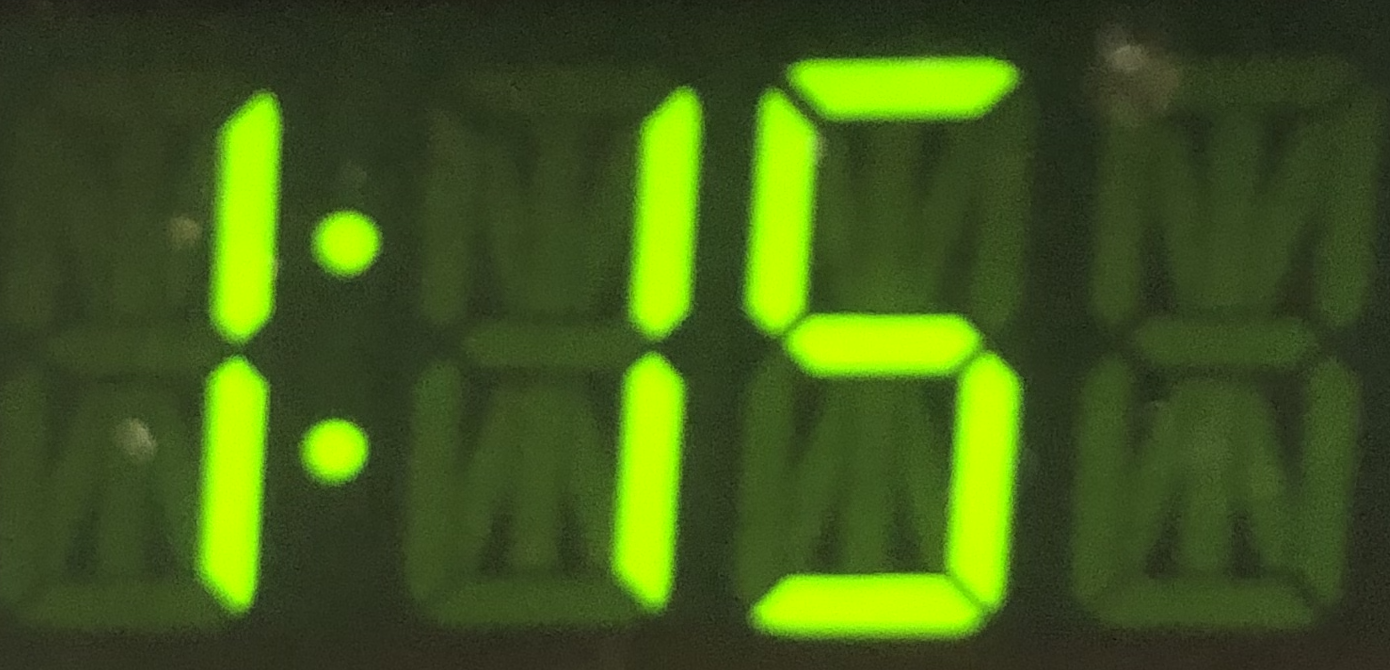
#> input picture 1151.png, 1390 x 670 px
$ jupyter execute --allow-errors 'OCR test.ipynb'
#> lines starting #> are read from the running program, lines starting #| are printed output that depends on the picture; after the words box and inside, x2 and y2 are one past the last pixel; in counts of white or black regions, pixels touching at a corner belong together
[cell 1]
import sys

[cell 2]
import cv2,os
import matplotlib.pyplot as plt
import numpy as np

connect digits in image to get appropriate bounding box

*** Another way to bound digits together is run the contours on the noise reduced images then split the image into chunks around bands of all black of a certain width...  This might have the advantage of not making the colon stick to digits in blurrier images and allowing the colon and decimal point to be read. ***

[cell 3]
img = cv2.cvtColor(cv2.imread('1151.png'), cv2.COLOR_BGR2GRAY)
#> img: shape (670, 1390); min 13, max 214, mean 75
desired_height = 500 #500 pixels
scale_percent = desired_height / img.shape[0] * 100 # percent of original size
#> scale_percent = 74.63
# print(scale_percent)
# scale_percent = 60
width = int(img.shape[1] * scale_percent / 100)
#> width = 1037
height = int(img.shape[0] * scale_percent / 100)
#> height = 500
dim = (width, height)
#> dim = (1037, 500)

# resize image -- scale all images to 500 px height
# this is to ensure the same morphological operations happen to all the images
img = cv2.resize(img, dim, interpolation = cv2.INTER_AREA)
#> img: shape (500, 1037)

print('Resized Dimensions : ',img.shape)
#| Resized Dimensions :  (500, 1037)

#threshold the image
# this makes sure that the noise below 127 color is converted to black and the rest is white
ret, thresh = cv2.threshold(img, 127, 255, 0)
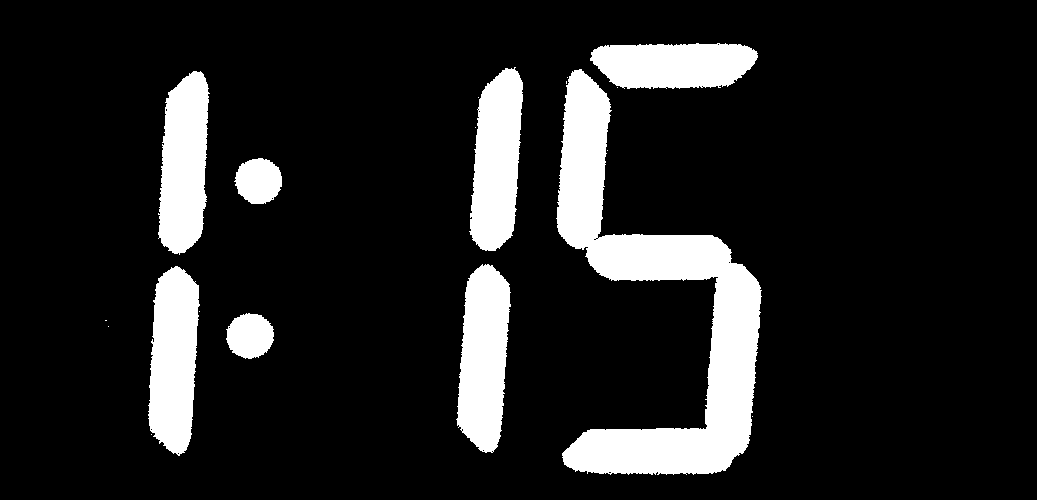
#> thresh: shape (500, 1037); 13.1% white; 19 white regions (11 under 20 px), largest, box (x1, y1, x2, y2) and area: (556, 69, 762, 475) 28118, (456, 264, 511, 453) 7679, (148, 266, 200, 456) 7550

# show thresholded image
print("Thresholded Image:")
plt.imshow(thresh, cmap='Greys_r')
plt.show()

# perform median blur to eliminate remaining small noise in image
median = cv2.medianBlur(thresh, 9)
#> median: shape (500, 1037); 13% white; 8 white regions, largest, box (x1, y1, x2, y2) and area: (557, 70, 761, 474) 28099, (457, 265, 510, 452) 7648, (149, 267, 199, 454) 7505

#show median blurred image
print("Median Blurred Image:")
plt.imshow(median, cmap='Greys_r')
plt.show()

# dilate image to connect 7 segment digits that are otherwise separate
# this allows the contours of the digits to identify digits as one connected digit instead of just segments
dilated = cv2.dilate(median, np.ones((21,21), np.uint8), iterations=1)
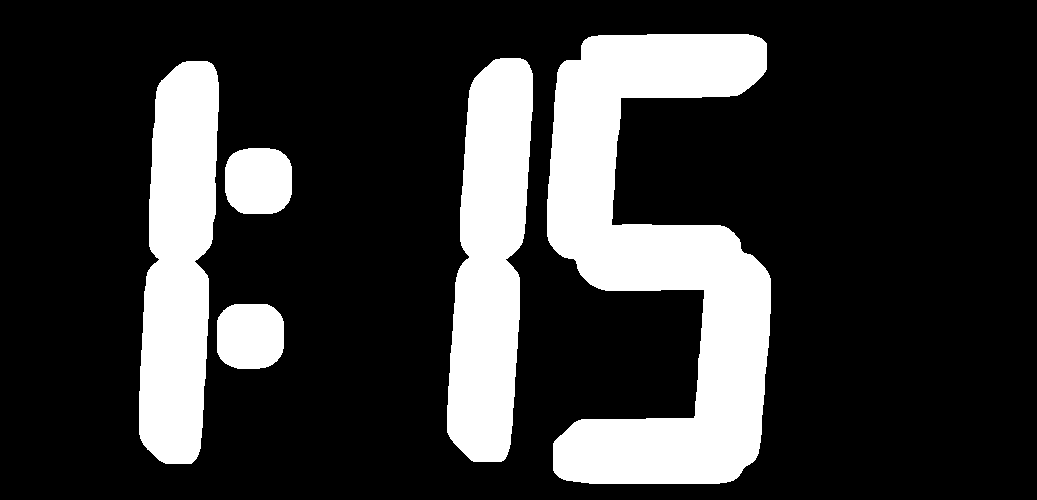
#> dilated: shape (500, 1037); 21.6% white; 5 white regions

#show dilated image
print("Dilated Image:")
plt.imshow(dilated, cmap='Greys_r')
plt.show()

[cell 4]
# find contours of dilated image
conts, hierarchy = cv2.findContours(dilated, cv2.RETR_TREE, cv2.CHAIN_APPROX_SIMPLE)
#> conts = 5 contours; box (x1, y1, x2, y2) and area: (547, 34, 771, 484) 53328, (447, 58, 533, 462) 24691, (139, 61, 219, 464) 24342, (225, 148, 292, 214) 3818, (217, 304, 284, 369) 3787

# draw the contours on the original median blurred image
median_copy = median.copy()
cv2.drawContours(median_copy, conts, -1, (255,255,0), 3)
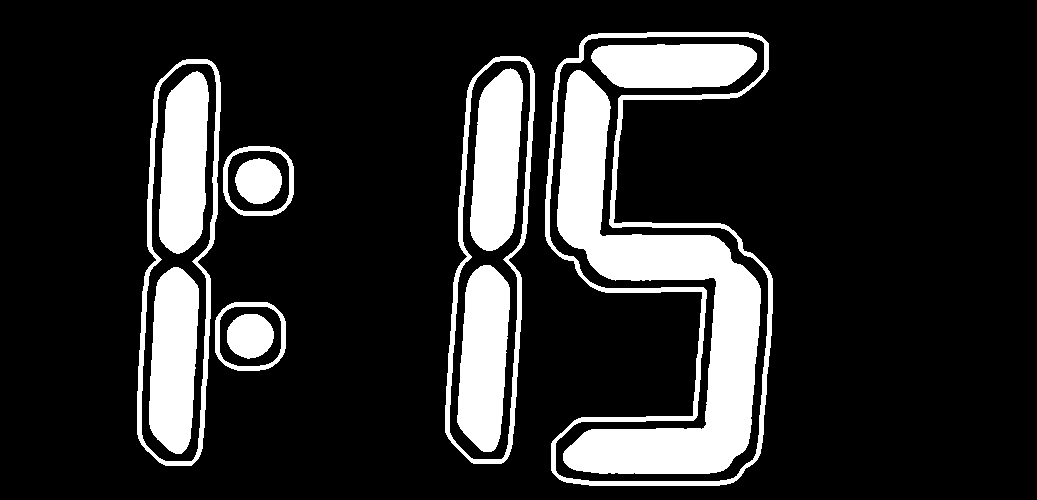
#> median_copy: shape (500, 1037); 16.7% white; 13 white regions, largest, box (x1, y1, x2, y2) and area: (557, 70, 761, 474) 28099, (545, 32, 773, 486) 8604, (457, 265, 510, 452) 7648


#show contours on image:
print("Contoured Median Blur Image:")
plt.imshow(median_copy, cmap='Greys_r')
plt.show()

[cell 5]
digits = {}
for c in conts:
	# compute the bounding box of the contour
	(x, y, w, h) = cv2.boundingRect(c)
	#show dims of bounding box for debugging purposes
	print((x, y, w, h))
# 	# if the contour is sufficiently large, it must be a digit
	if h >= 300 and h <= 500:
		# drop digit to bouding box:
		crop_img = thresh[y:y+h, x:x+w]
		# add digit to dictionary that sorts the digits by x-axis coordinate to preserve digit order:
		digits[x] = crop_img
		# show image
		plt.imshow(crop_img, cmap='Greys_r')
		plt.show()
		# draw bounding rectangle on median copy to for debugging purposes
		cv2.rectangle(median_copy, (x, y), (x+w, y+h), (255, 255, 0), 2)
#> this loop made 5 passes
#> (x, y, w, h) on passes 1 to 5: (217, 304, 67, 65), (225, 148, 67, 66), (139, 61, 80, 403), (447, 58, 86, 404), (547, 34, 224, 450)
#| (217, 304, 67, 65)
#| (225, 148, 67, 66)
#| (139, 61, 80, 403)
#| (447, 58, 86, 404)
#| (547, 34, 224, 450)
#> pass 3, `crop_img = thresh[y:y+h, x:x+w]`:
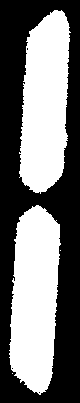
#> crop_img: shape (403, 80); 46% white; 4 white regions (2 under 20 px), largest, box (x1, y1, x2, y2) and area: (9, 205, 61, 395) 7550, (19, 10, 71, 194) 7283
#> after the loop:
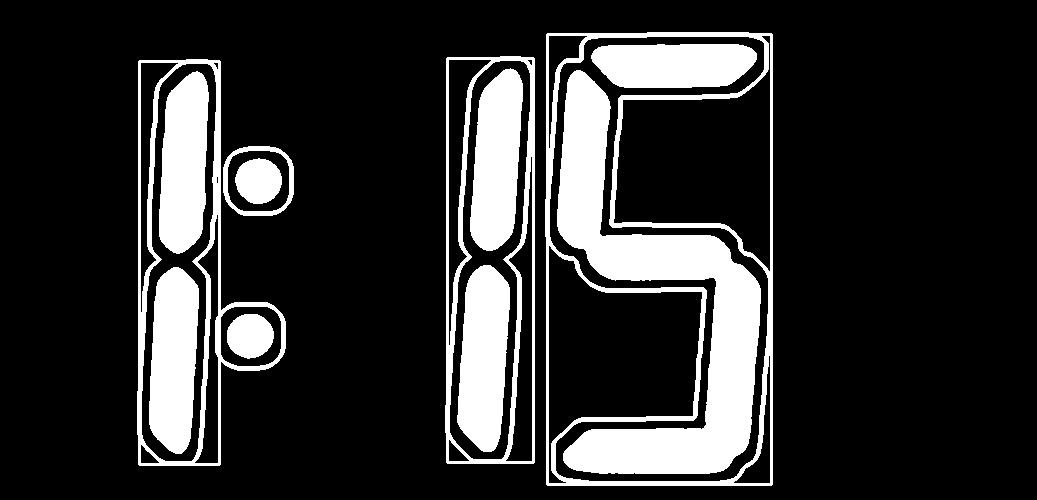
#> median_copy: shape (500, 1037); 18.1% white; 12 white regions, largest, box (x1, y1, x2, y2) and area: (557, 70, 761, 474) 28099, (545, 32, 773, 486) 11333, (457, 265, 510, 452) 7648
#> after the loop, digits = 3 items

print("Bounding Box Contoured Median Blur Image:")
plt.imshow(median_copy, cmap='Greys_r')
plt.show()

[cell 6]
import cv2
import os
import numpy as np

#function to get place digit in larger black background for classification
def place_in_same_size_image(img):

    def findCenter(img):
        h,w = img.shape
        return h//2,w//2

    img1 = np.zeros((600,400), thresh.dtype)
    img2 = img

    pt1 = findCenter(img1)
    pt2 = findCenter(img2)

    ## (2) Calc offset
    dx = (pt1[0] - pt2[0])
    dy = (pt1[1] - pt2[1])

    h, w = img2.shape[:2]

    dst = img1.copy()
    dst[dy:dy + h, dx:dx + w] = img2
    return dst

[cell 7]
# display images in order:
for key in sorted(digits.keys()):
    digit = digits[key]
#     print(digit.shape)
    plt.imshow(place_in_same_size_image(digit), cmap='Greys_r')
    plt.show()
#> this loop made 3 passes
#> (key, pt2 in place_in_same_size_image, dx in place_in_same_size_image, dy in place_in_same_size_image) on passes 1 to 3: (139, (201, 40), 99, 160), (447, (202, 43), 98, 157), (547, (225, 112), 75, 88)
#> pass 1, `plt.show()`:
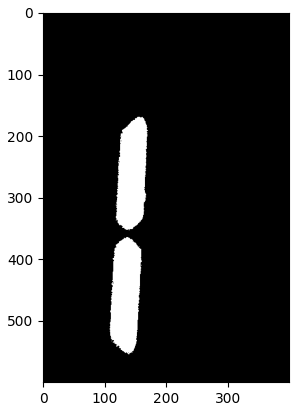
#> figure drawn by matplotlib, 1 panel
#> pass 3, `digit = digits[key]`:
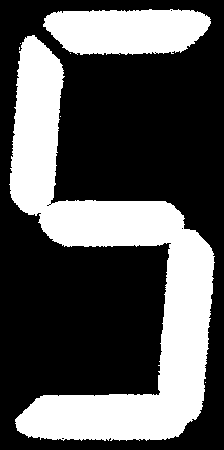
#> digit: shape (450, 224); 34.2% white; 7 white regions (5 under 20 px), largest, box (x1, y1, x2, y2) and area: (9, 35, 215, 441) 28118, (43, 9, 211, 55) 6336

[cell 8]
import keras

#> (the rest of this cell did not finish here and is left out)

#> (a cell that did not finish here is left out)

## Alternate Bounding Box Method:

[cell 10]
t = np.array(thresh.copy())

# horizontal slicing:
resulting_horizontal_slices = []

number_of_hor_slices = 20
slice_height = t.shape[0]//number_of_hor_slices
#> slice_height = 25


for i in range(number_of_hor_slices):
    slice_i = t[i*slice_height:(i+1)*slice_height,:]
    average_pixel_intensity = np.mean(slice_i)
    if average_pixel_intensity > 5:
        resulting_horizontal_slices.append(i)
    plt.imshow(slice_i, cmap='Greys_r')
    plt.show()
#> this loop made 20 passes
#> average_pixel_intensity on passes 1 to 12: 0, 8.1, 40.97, 40.05, 32.29, 32.26, 38.05, 43.01, 33.67, 44.57, 40.39, 36.19
#> after the loop, resulting_horizontal_slices = [1, 2, 3, 4, 5, 6, 7, 8, 9, 10, 11, 12, 13, 14, 15, 16, 17, 18]


# identifying digit pixel range from horizontal slices

start_pixel_height = resulting_horizontal_slices[0]*slice_height
#> start_pixel_height = 25
end_pixel_height = (resulting_horizontal_slices[-1]+1)*slice_height
#> end_pixel_height = 475
print(start_pixel_height,end_pixel_height)
#| 25 475

#show cropped image
plt.imshow(t[start_pixel_height:end_pixel_height,:], cmap='Greys_r')
plt.show()

t = t[start_pixel_height:end_pixel_height,:]
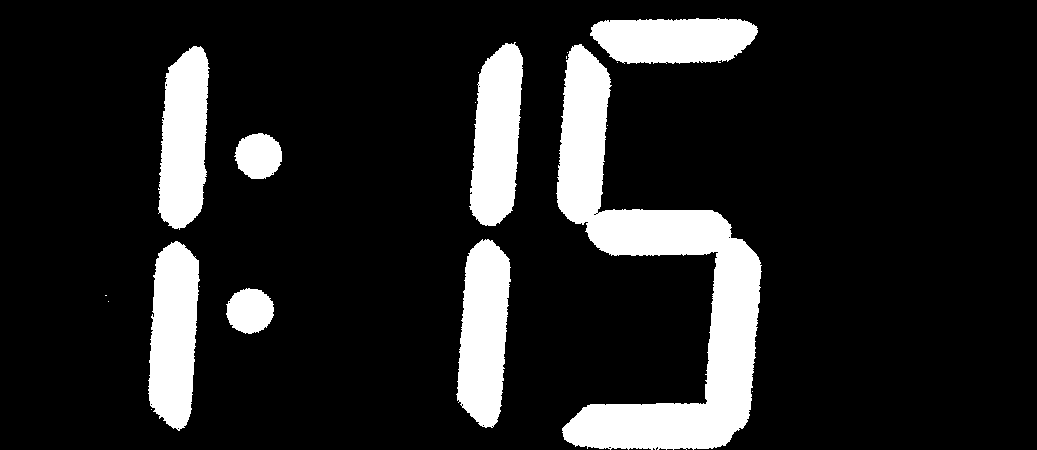
#> t: shape (450, 1037); 14.5% white; 19 white regions (11 under 20 px), largest, box (x1, y1, x2, y2) and area: (556, 44, 762, 450) 28118, (456, 239, 511, 428) 7679, (148, 241, 200, 431) 7550

[cell 11]
# vertical slicing:
number_of_vert_slices = 40
resulting_digit_slices = []
slice_width = t.shape[1]//number_of_vert_slices
#> slice_width = 25
is_black = True

for i in range(number_of_vert_slices):
    slice_i = t[:,i*slice_width:(i+1)*slice_width]
    average_pixel_intensity = np.mean(slice_i)
    if average_pixel_intensity > 3:

        if is_black==True:
            resulting_digit_slices.append([i])
        else:
            resulting_digit_slices[-1].append(i)
        is_black = False
    else:
        is_black = True
    plt.imshow(slice_i, cmap='Greys_r')
    plt.show()
#> this loop made 40 passes
#> average_pixel_intensity on passes 1 to 12: 0, 0, 0, 0, 0.068, 0.725, 134.3, 179.2, 22.01, 29.19, 43.43, 3.67
#> after the loop, resulting_digit_slices = [[6, 7, 8, 9, 10, 11], [18, 19, 20], [22, 23, 24, 25, 26, 27, 28, 29, 30]]

# identifying digits from groups of vertical slices:

digits = []

for digit_slices in resulting_digit_slices:
    start_pixel_width = digit_slices[0]*slice_width
    end_pixel_width = (digit_slices[-1]+1)*slice_width
    digits.append(t[:,start_pixel_width:end_pixel_width])
#> this loop made 3 passes
#> (digit_slices, start_pixel_width, end_pixel_width) on passes 1 to 3: ([6, 7, 8, 9, 10, 11], 150, 300), ([18, 19, 20], 450, 525), ([22, 23, 24, 25, 26, 27, 28, 29, 30], 550, 775)

# show cropped digits:
for digit in digits:
    plt.imshow(digit, cmap='Greys_r')
    plt.show()
#> this loop made 3 passes
#> pass 2, `plt.show()`:
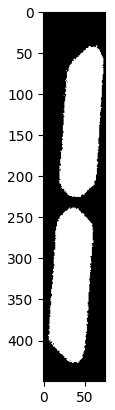
#> figure drawn by matplotlib, 1 panel
